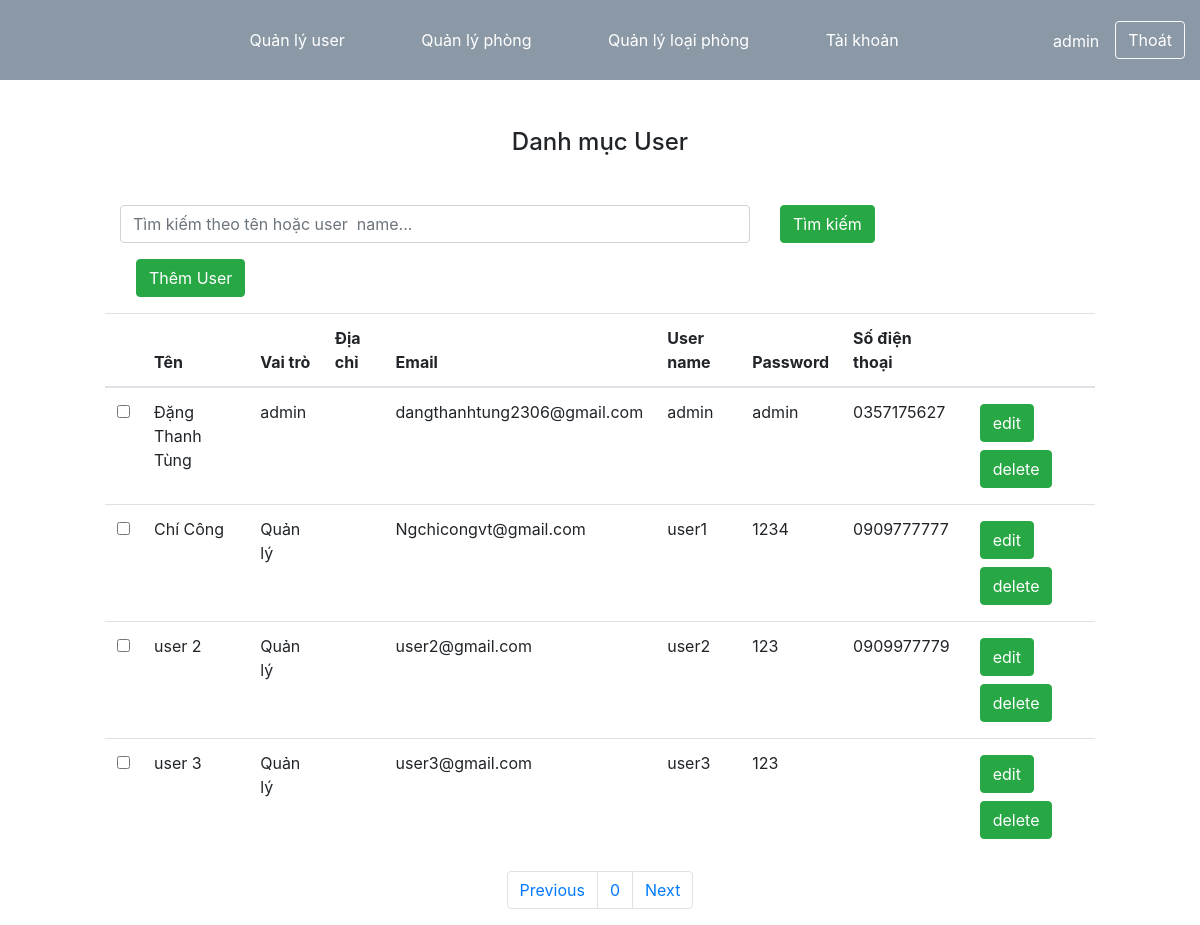
The page /admin/index.php (signed in) on the database its author committed.
### tables this page shows
CREATE TABLE IF NOT EXISTS `user` (
  `ID` int NOT NULL AUTO_INCREMENT,
  `ten` varchar(255) DEFAULT NULL,
  `diachi` varchar(255) DEFAULT NULL,
  `email` varchar(255) NOT NULL,
  `user` varchar(255) NOT NULL,
  `pass` varchar(255) NOT NULL,
  `role` tinyint(1) NOT NULL DEFAULT '0',
  `sdt` varchar(20) NOT NULL,
  PRIMARY KEY (`ID`)
);

### admin/danhmucuser/docdsuser.php (called while the page is built, shortened)
<?php
	$u = new userModel();
	$dsrole = userModel::$dsrole;
	$key = "";
	$url_query = "";
	$page = 0;
	if(!isset($_GET['p']))
	{
		$page = 0;
	}
	else{
		$page = $_GET['p'];
		$url_query = $url_query."&p=".$_GET['p'];
	}
	$limit = 10;
	$count = 0;
	$dsuser = $u->phantrang($page,$key,$limit,$count);
	include('../lib/phantrang.php');
	$url = 'index.php?action=danhmucuser'.$url_query;
	$phantrang = phantrang($count,$url,$limit);
 ?>

### models/database.php (called while the page is built, shortened)
<?php
	class connect{
		public function get_data($sql)
		{
			$conn = mysqli_connect("localhost","root","","quanlykhachsan");
			$result = mysqli_query($conn,$sql);
			$arr = mysqli_fetch_all($result,MYSQLI_ASSOC);
			return $arr;
		}
	}
 ?>

### models/userModel.php (called while the page is built, shortened)
<?php
	class userModel extends connect
	{
		public function phantrang($p,$key,$limit,&$count)
		{
			$offset = $limit*$p;
			$sql = "select count(ID) as count from user where ten like '%$key%' or user like '%$key%';";
			$ds = $this->get_data($sql);
			$sql = "select * from user where ten like '%$key%' or user like '%$key%' ORDER BY role,ten LIMIT $limit OFFSET $offset;";
				$ds = $this->get_data($sql);
			return $ds;
		}
	}
 ?>

### admin/danhmucuser/load_danhmucuser.php (the view)
<div class="text-center m-5"><h4>Danh mục User</h4></div>
<form action="index.php?action=danhmucuser" method="get">
		<div class="row">
			<div class="col col-md-8">
				<input class="form-control" type="text" name="key" placeholder="Tìm kiếm theo tên hoặc user  name...">
			</div>
			<div class="col col-md-4"><input type="submit" class="btn btn-success" name="btn_timkiem" value="Tìm kiếm" name=""></div>
		</div>
	</form>
<a href="index.php?action=thongtinuser"><button type="submit" class="btn btn-success m-3">Thêm User</button></a>
<div class="row">
	<table class="table">
			  <thead>
			    <tr>
			      <th scope="col"></th>
					<th scope="col">Tên</th>
					<th scope="col">Vai trò</th>
					<th scope="col">Địa chỉ</th>
					<th scope="col">Email</th>
					<th scope="col">User name</th>
					<th scope="col">Password</th>
					<th scope="col">Số điện thoại</th>
					<th scope="col"></th>
			    </tr>
			  </thead>
			  <tbody>
			    <?php foreach ($dsuser as $key => $value): ?>
			    	<tr>
						<th><input type="checkbox" name=""></th>
						<td><?php echo $value["ten"] ?></td>
						<td>
							<?php
								foreach ($dsrole as $keyrole => $role) {
									if($role['id']==$value["role"])
									{
										echo $role['role'];
									}
								}
							 ?>
						</td>
						<td><?php echo $value["diachi"] ?></td>
						<td><?php echo $value["email"] ?></td>
						<td><?php echo $value["user"] ?></td>
						<td><?php echo $value["pass"] ?></td>
						<td><?php echo $value["sdt"] ?></td>
						<td>
							<?php
								$id_delete = "index.php?action=xoauser&id=".$value["ID"] ;
								$id_update = "index.php?action=suauser&id=".$value["ID"];
							?>
				      	<a href=<?php echo $id_update ?>><input type="button" class="btn btn-success m-1" name="" value="edit"></a>
				      	<a href=<?php echo $id_delete ?>><input type="button" class="btn btn-success m-1"  name="" value="delete"></a>
						</td>
					</tr>
			    <?php endforeach ?>
			  </tbody>
			</table>
</div>
<div class="text-center"><?php echo $phantrang ?></div>

### css/style.css (style rules this page uses)
* { margin: 0; padding: 0; box-sizing: border-box; list-style: none; text-decoration: none; }

### rows shown on the page
user: ten "Đặng Thanh Tùng", role "admin", email "dangthanhtung2306@gmail.com", user "admin", pass "admin", sdt "0357175627"
user: ten "Chí Công", role "Quản lý", email "Ngchicongvt@gmail.com", user "user1", pass "1234", sdt "0909777777"
user: ten "user 2", role "Quản lý", email "user2@gmail.com", user "user2", pass "123", sdt "0909977779"
user: ten "user 3", role "Quản lý", email "user3@gmail.com", user "user3", pass "123"

### other values the page prints
$_SESSION['user'] "admin"
